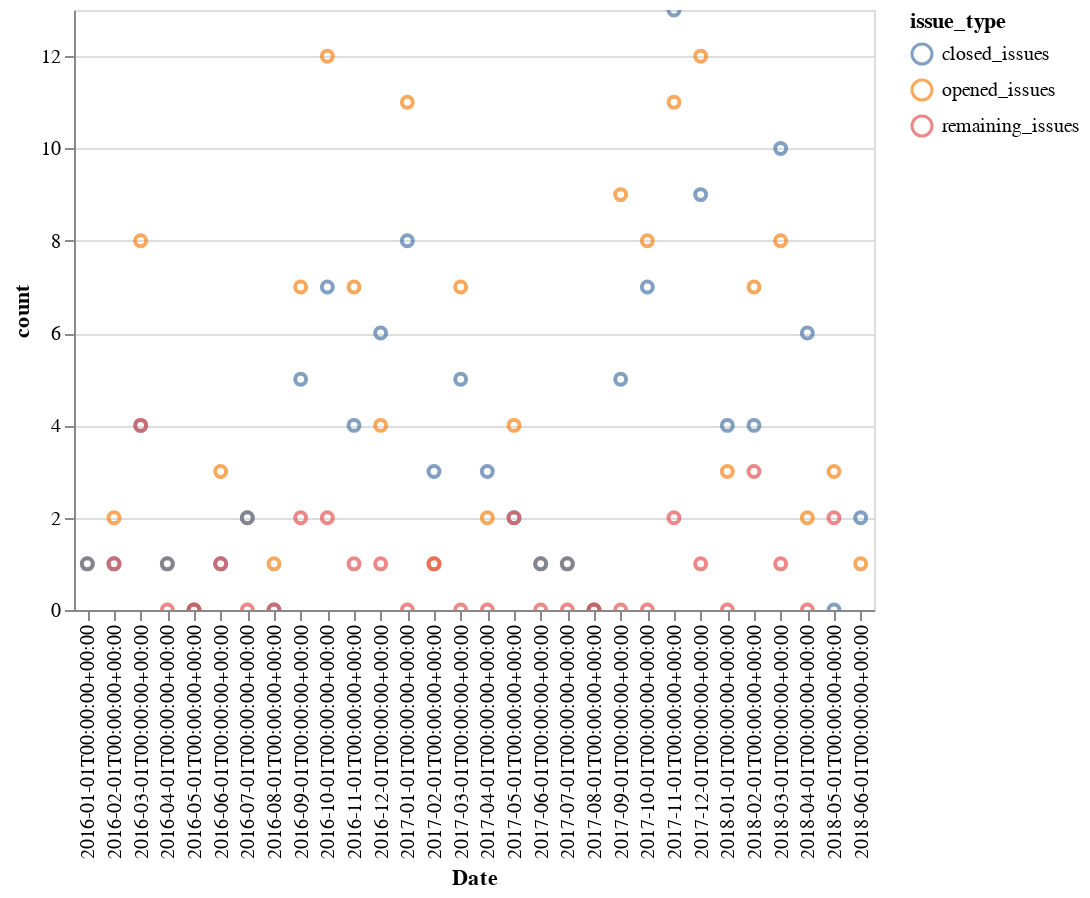

The notebook cell this image was saved under:
### Markdown cell above
**NOTE: All the visualizations here are interactive as we are appending the `interactive()` function at the end of them. You can zoom in and out of these graphs!!**
The fun part about Altair is that we can use a variety of formats to show the same data, some of them have been shown below:

As points

### Code cell
alt.Chart(result_df).mark_point().encode(
    x='Date',
    y='count',
    color='issue_type',
).interactive()

### Figure 1 — Vega-Lite specification as saved in the notebook (floating-point values rounded to 4 significant figures)
{"$schema": "https://vega.github.io/schema/vega-lite/v2.4.3.json", "config": {"view": {"height": 300, "width": 400}}, "data": {"values": [{"Date": "2016-01-01T00:00:00+00:00", "count": 1, "issue_type": "opened_issues"}, {"Date": "2016-01-01T00:00:00+00:00", "count": 1, "issue_type": "closed_issues"}, {"Date": "2016-02-01T00:00:00+00:00", "count": 2, "issue_type": "opened_issues"}, {"Date": "2016-02-01T00:00:00+00:00", "count": 1, "issue_type": "closed_issues"}, {"Date": "2016-02-01T00:00:00+00:00", "count": 1, "issue_type": "remaining_issues"}, {"Date": "2016-03-01T00:00:00+00:00", "count": 8, "issue_type": "opened_issues"}, {"Date": "2016-03-01T00:00:00+00:00", "count": 4, "issue_type": "closed_issues"}, {"Date": "2016-03-01T00:00:00+00:00", "count": 4, "issue_type": "remaining_issues"}, {"Date": "2016-04-01T00:00:00+00:00", "count": 1, "issue_type": "opened_issues"}, {"Date": "2016-04-01T00:00:00+00:00", "count": 1, "issue_type": "closed_issues"}, {"Date": "2016-04-01T00:00:00+00:00", "count": 0, "issue_type": "remaining_issues"}, {"Date": "2016-05-01T00:00:00+00:00", "count": 0, "issue_type": "opened_issues"}, {"Date": "2016-05-01T00:00:00+00:00", "count": 0, "issue_type": "closed_issues"}, {"Date": "2016-05-01T00:00:00+00:00", "count": 0, "issue_type": "remaining_issues"}, {"Date": "2016-06-01T00:00:00+00:00", "count": 3, "issue_type": "opened_issues"}, {"Date": "2016-06-01T00:00:00+00:00", "count": 1, "issue_type": "closed_issues"}, {"Date": "2016-06-01T00:00:00+00:00", "count": 1, "issue_type": "remaining_issues"}, {"Date": "2016-07-01T00:00:00+00:00", "count": 2, "issue_type": "opened_issues"}, {"Date": "2016-07-01T00:00:00+00:00", "count": 2, "issue_type": "closed_issues"}, {"Date": "2016-07-01T00:00:00+00:00", "count": 0, "issue_type": "remaining_issues"}, {"Date": "2016-08-01T00:00:00+00:00", "count": 1, "issue_type": "opened_issues"}, {"Date": "2016-08-01T00:00:00+00:00", "count": 0, "issue_type": "closed_issues"}, {"Date": "2016-08-01T00:00:00+00:00", "count": 0, "issue_type": "remaining_issues"}, {"Date": "2016-09-01T00:00:00+00:00", "count": 7, "issue_type": "opened_issues"}, {"Date": "2016-09-01T00:00:00+00:00", "count": 5, "issue_type": "closed_issues"}, {"Date": "2016-09-01T00:00:00+00:00", "count": 2, "issue_type": "remaining_issues"}, {"Date": "2016-10-01T00:00:00+00:00", "count": 12, "issue_type": "opened_issues"}, {"Date": "2016-10-01T00:00:00+00:00", "count": 7, "issue_type": "closed_issues"}, {"Date": "2016-10-01T00:00:00+00:00", "count": 2, "issue_type": "remaining_issues"}, {"Date": "2016-11-01T00:00:00+00:00", "count": 7, "issue_type": "opened_issues"}, {"Date": "2016-11-01T00:00:00+00:00", "count": 4, "issue_type": "closed_issues"}, {"Date": "2016-11-01T00:00:00+00:00", "count": 1, "issue_type": "remaining_issues"}, {"Date": "2016-12-01T00:00:00+00:00", "count": 4, "issue_type": "opened_issues"}, {"Date": "2016-12-01T00:00:00+00:00", "count": 6, "issue_type": "closed_issues"}, {"Date": "2016-12-01T00:00:00+00:00", "count": 1, "issue_type": "remaining_issues"}, {"Date": "2017-01-01T00:00:00+00:00", "count": 11, "issue_type": "opened_issues"}, {"Date": "2017-01-01T00:00:00+00:00", "count": 8, "issue_type": "closed_issues"}, {"Date": "2017-01-01T00:00:00+00:00", "count": 0, "issue_type": "remaining_issues"}, {"Date": "2017-02-01T00:00:00+00:00", "count": 1, "issue_type": "opened_issues"}, {"Date": "2017-02-01T00:00:00+00:00", "count": 3, "issue_type": "closed_issues"}, {"Date": "2017-02-01T00:00:00+00:00", "count": 1, "issue_type": "remaining_issues"}, {"Date": "2017-03-01T00:00:00+00:00", "count": 7, "issue_type": "opened_issues"}, {"Date": "2017-03-01T00:00:00+00:00", "count": 5, "issue_type": "closed_issues"}, {"Date": "2017-03-01T00:00:00+00:00", "count": 0, "issue_type": "remaining_issues"}, {"Date": "2017-04-01T00:00:00+00:00", "count": 2, "issue_type": "opened_issues"}, {"Date": "2017-04-01T00:00:00+00:00", "count": 3, "issue_type": "closed_issues"}, {"Date": "2017-04-01T00:00:00+00:00", "count": 0, "issue_type": "remaining_issues"}, {"Date": "2017-05-01T00:00:00+00:00", "count": 4, "issue_type": "opened_issues"}, {"Date": "2017-05-01T00:00:00+00:00", "count": 2, "issue_type": "closed_issues"}, {"Date": "2017-05-01T00:00:00+00:00", "count": 2, "issue_type": "remaining_issues"}, {"Date": "2017-06-01T00:00:00+00:00", "count": 1, "issue_type": "opened_issues"}, {"Date": "2017-06-01T00:00:00+00:00", "count": 1, "issue_type": "closed_issues"}, {"Date": "2017-06-01T00:00:00+00:00", "count": 0, "issue_type": "remaining_issues"}, {"Date": "2017-07-01T00:00:00+00:00", "count": 1, "issue_type": "opened_issues"}, {"Date": "2017-07-01T00:00:00+00:00", "count": 1, "issue_type": "closed_issues"}, {"Date": "2017-07-01T00:00:00+00:00", "count": 0, "issue_type": "remaining_issues"}, {"Date": "2017-08-01T00:00:00+00:00", "count": 0, "issue_type": "opened_issues"}, {"Date": "2017-08-01T00:00:00+00:00", "count": 0, "issue_type": "closed_issues"}, {"Date": "2017-08-01T00:00:00+00:00", "count": 0, "issue_type": "remaining_issues"}, {"Date": "2017-09-01T00:00:00+00:00", "count": 9, "issue_type": "opened_issues"}, {"Date": "2017-09-01T00:00:00+00:00", "count": 5, "issue_type": "closed_issues"}, {"Date": "2017-09-01T00:00:00+00:00", "count": 0, "issue_type": "remaining_issues"}, {"Date": "2017-10-01T00:00:00+00:00", "count": 8, "issue_type": "opened_issues"}, {"Date": "2017-10-01T00:00:00+00:00", "count": 7, "issue_type": "closed_issues"}, {"Date": "2017-10-01T00:00:00+00:00", "count": 0, "issue_type": "remaining_issues"}, {"Date": "2017-11-01T00:00:00+00:00", "count": 11, "issue_type": "opened_issues"}, {"Date": "2017-11-01T00:00:00+00:00", "count": 13, "issue_type": "closed_issues"}, {"Date": "2017-11-01T00:00:00+00:00", "count": 2, "issue_type": "remaining_issues"}, {"Date": "2017-12-01T00:00:00+00:00", "count": 12, "issue_type": "opened_issues"}, {"Date": "2017-12-01T00:00:00+00:00", "count": 9, "issue_type": "closed_issues"}, {"Date": "2017-12-01T00:00:00+00:00", "count": 1, "issue_type": "remaining_issues"}, {"Date": "2018-01-01T00:00:00+00:00", "count": 3, "issue_type": "opened_issues"}, {"Date": "2018-01-01T00:00:00+00:00", "count": 4, "issue_type": "closed_issues"}, {"Date": "2018-01-01T00:00:00+00:00", "count": 0, "issue_type": "remaining_issues"}, {"Date": "2018-02-01T00:00:00+00:00", "count": 7, "issue_type": "opened_issues"}, {"Date": "2018-02-01T00:00:00+00:00", "count": 4, "issue_type": "closed_issues"}, {"Date": "2018-02-01T00:00:00+00:00", "count": 3, "issue_type": "remaining_issues"}, {"Date": "2018-03-01T00:00:00+00:00", "count": 8, "issue_type": "opened_issues"}, {"Date": "2018-03-01T00:00:00+00:00", "count": 10, "issue_type": "closed_issues"}, {"Date": "2018-03-01T00:00:00+00:00", "count": 1, "issue_type": "remaining_issues"}, {"Date": "2018-04-01T00:00:00+00:00", "count": 2, "issue_type": "opened_issues"}, {"Date": "2018-04-01T00:00:00+00:00", "count": 6, "issue_type": "closed_issues"}, {"Date": "2018-04-01T00:00:00+00:00", "count": 0, "issue_type": "remaining_issues"}, {"Date": "2018-05-01T00:00:00+00:00", "count": 3, "issue_type": "opened_issues"}, {"Date": "2018-05-01T00:00:00+00:00", "count": 0, "issue_type": "closed_issues"}, {"Date": "2018-05-01T00:00:00+00:00", "count": 2, "issue_type": "remaining_issues"}, {"Date": "2018-06-01T00:00:00+00:00", "count": 1, "issue_type": "opened_issues"}, {"Date": "2018-06-01T00:00:00+00:00", "count": 2, "issue_type": "closed_issues"}]}, "encoding": {"color": {"field": "issue_type", "type": "nominal"}, "x": {"field": "Date", "type": "nominal"}, "y": {"field": "count", "type": "quantitative"}}, "mark": "point", "selection": {"selector001": {"bind": "scales", "encodings": ["x", "y"], "mark": {"fill": "#333", "fillOpacity": 0.125, "stroke": "white"}, "on": "[mousedown, window:mouseup] > window:mousemove!", "resolve": "global", "translate": "[mousedown, window:mouseup] > window:mousemove!", "type": "interval", "zoom": "wheel!"}}}
